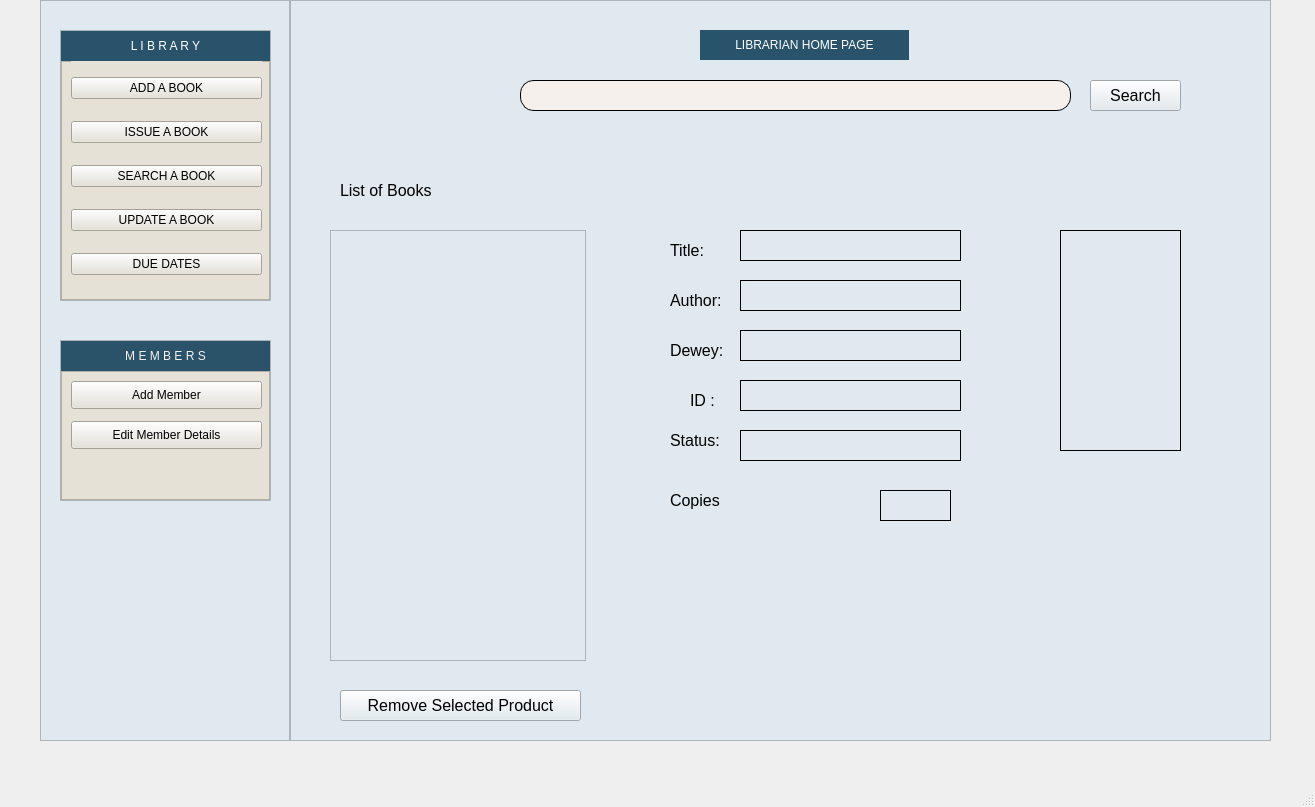
<?xml version="1.0" encoding="UTF-8"?>
<ui version="4.0">
 <class>MainWindow</class>
 <widget class="QMainWindow" name="MainWindow">
  <property name="geometry">
   <rect>
    <x>0</x>
    <y>0</y>
    <width>1315</width>
    <height>807</height>
   </rect>
  </property>
  <property name="windowTitle">
   <string>MainWindow</string>
  </property>
  <widget class="QWidget" name="centralwidget">
   <widget class="QFrame" name="SideBarFrmae">
    <property name="geometry">
     <rect>
      <x>40</x>
      <y>0</y>
      <width>250</width>
      <height>741</height>
     </rect>
    </property>
    <property name="maximumSize">
     <size>
      <width>250</width>
      <height>16777215</height>
     </size>
    </property>
    <property name="styleSheet">
     <string notr="true">background-color: rgb(223, 233, 239);</string>
    </property>
    <property name="frameShape">
     <enum>QFrame::StyledPanel</enum>
    </property>
    <property name="frameShadow">
     <enum>QFrame::Plain</enum>
    </property>
    <widget class="QFrame" name="MemberFrame">
     <property name="geometry">
      <rect>
       <x>20</x>
       <y>340</y>
       <width>211</width>
       <height>161</height>
      </rect>
     </property>
     <property name="frameShape">
      <enum>QFrame::StyledPanel</enum>
     </property>
     <property name="frameShadow">
      <enum>QFrame::Plain</enum>
     </property>
     <layout class="QVBoxLayout" name="verticalLayout">
      <property name="spacing">
       <number>0</number>
      </property>
      <property name="leftMargin">
       <number>0</number>
      </property>
      <property name="topMargin">
       <number>0</number>
      </property>
      <property name="rightMargin">
       <number>0</number>
      </property>
      <property name="bottomMargin">
       <number>0</number>
      </property>
      <item>
       <widget class="QLabel" name="LibrarianHomeTitle">
        <property name="maximumSize">
         <size>
          <width>16777215</width>
          <height>30</height>
         </size>
        </property>
        <property name="styleSheet">
         <string notr="true">color: rgb(246, 240, 237);
font: 75 9pt &quot;Yu Gothic UI&quot;;
background-color: rgb(42, 83, 106);</string>
        </property>
        <property name="text">
         <string>M E M B E R S</string>
        </property>
        <property name="alignment">
         <set>Qt::AlignCenter</set>
        </property>
       </widget>
      </item>
      <item>
       <widget class="QFrame" name="MemberBackground">
        <property name="styleSheet">
         <string notr="true">background: white;
background-color: rgb(229, 225, 214);</string>
        </property>
        <property name="frameShape">
         <enum>QFrame::StyledPanel</enum>
        </property>
        <property name="frameShadow">
         <enum>QFrame::Raised</enum>
        </property>
        <widget class="QPushButton" name="pushButton_9">
         <property name="geometry">
          <rect>
           <x>10</x>
           <y>10</y>
           <width>191</width>
           <height>28</height>
          </rect>
         </property>
         <property name="styleSheet">
          <string notr="true">font: 9pt &quot;Yu Gothic UI&quot;;
color: rgb(0, 0, 0);</string>
         </property>
         <property name="text">
          <string>Add Member</string>
         </property>
        </widget>
        <widget class="QPushButton" name="pushButton_10">
         <property name="geometry">
          <rect>
           <x>10</x>
           <y>50</y>
           <width>191</width>
           <height>28</height>
          </rect>
         </property>
         <property name="styleSheet">
          <string notr="true">font: 9pt &quot;Yu Gothic UI&quot;;
color: rgb(0, 0, 0);</string>
         </property>
         <property name="text">
          <string>Edit Member Details</string>
         </property>
        </widget>
       </widget>
      </item>
     </layout>
    </widget>
    <widget class="QFrame" name="LibraryFrame">
     <property name="geometry">
      <rect>
       <x>20</x>
       <y>30</y>
       <width>211</width>
       <height>271</height>
      </rect>
     </property>
     <property name="frameShape">
      <enum>QFrame::StyledPanel</enum>
     </property>
     <property name="frameShadow">
      <enum>QFrame::Plain</enum>
     </property>
     <layout class="QVBoxLayout" name="verticalLayout_2">
      <property name="spacing">
       <number>0</number>
      </property>
      <property name="leftMargin">
       <number>0</number>
      </property>
      <property name="topMargin">
       <number>0</number>
      </property>
      <property name="rightMargin">
       <number>0</number>
      </property>
      <property name="bottomMargin">
       <number>0</number>
      </property>
      <item>
       <widget class="QLabel" name="LibraryHeading">
        <property name="maximumSize">
         <size>
          <width>16777215</width>
          <height>30</height>
         </size>
        </property>
        <property name="styleSheet">
         <string notr="true">background: rgba(40, 83, 107, 1);
font: 75 9pt &quot;Yu Gothic UI&quot;;
color: white;</string>
        </property>
        <property name="text">
         <string>L I B R A R Y</string>
        </property>
        <property name="alignment">
         <set>Qt::AlignCenter</set>
        </property>
       </widget>
      </item>
      <item>
       <widget class="QFrame" name="LibraryBackground">
        <property name="styleSheet">
         <string notr="true">background-color: rgb(255, 255, 255);
background-color: rgb(229, 225, 214);</string>
        </property>
        <property name="frameShape">
         <enum>QFrame::StyledPanel</enum>
        </property>
        <property name="frameShadow">
         <enum>QFrame::Raised</enum>
        </property>
        <widget class="QWidget" name="layoutWidget">
         <property name="geometry">
          <rect>
           <x>10</x>
           <y>0</y>
           <width>191</width>
           <height>231</height>
          </rect>
         </property>
         <layout class="QVBoxLayout" name="verticalLayout_3">
          <item>
           <widget class="QPushButton" name="btnAddBook">
            <property name="text">
             <string>ADD A BOOK</string>
            </property>
           </widget>
          </item>
          <item>
           <widget class="QPushButton" name="pushButton_13">
            <property name="styleSheet">
             <string notr="true">font: 9pt &quot;Yu Gothic UI&quot;;
color: rgb(0, 0, 0);</string>
            </property>
            <property name="text">
             <string>ISSUE A BOOK</string>
            </property>
           </widget>
          </item>
          <item>
           <widget class="QPushButton" name="pushButton_14">
            <property name="styleSheet">
             <string notr="true">font: 9pt &quot;Yu Gothic UI&quot;;
color: rgb(0, 0, 0);
</string>
            </property>
            <property name="text">
             <string>SEARCH A BOOK</string>
            </property>
           </widget>
          </item>
          <item>
           <widget class="QPushButton" name="pushButton_16">
            <property name="styleSheet">
             <string notr="true">font: 9pt &quot;Yu Gothic UI&quot;;
color: rgb(0, 0, 0);
</string>
            </property>
            <property name="text">
             <string>UPDATE A BOOK</string>
            </property>
           </widget>
          </item>
          <item>
           <widget class="QPushButton" name="pushButton_15">
            <property name="styleSheet">
             <string notr="true">font: 9pt &quot;Yu Gothic UI&quot;;
color: rgb(0, 0, 0);
</string>
            </property>
            <property name="text">
             <string>DUE DATES</string>
            </property>
           </widget>
          </item>
         </layout>
        </widget>
       </widget>
      </item>
     </layout>
    </widget>
   </widget>
   <widget class="QFrame" name="frame">
    <property name="geometry">
     <rect>
      <x>290</x>
      <y>0</y>
      <width>981</width>
      <height>741</height>
     </rect>
    </property>
    <property name="styleSheet">
     <string notr="true">background-color: rgb(223, 233, 239);</string>
    </property>
    <property name="frameShape">
     <enum>QFrame::StyledPanel</enum>
    </property>
    <property name="frameShadow">
     <enum>QFrame::Plain</enum>
    </property>
    <widget class="QLabel" name="LibrarianAdminHeading">
     <property name="geometry">
      <rect>
       <x>410</x>
       <y>30</y>
       <width>209</width>
       <height>30</height>
      </rect>
     </property>
     <property name="maximumSize">
      <size>
       <width>16777215</width>
       <height>30</height>
      </size>
     </property>
     <property name="styleSheet">
      <string notr="true">background: rgba(40, 83, 107, 1);
font: 75 9pt &quot;Yu Gothic UI&quot;;
color: white;</string>
     </property>
     <property name="text">
      <string>LIBRARIAN HOME PAGE</string>
     </property>
     <property name="alignment">
      <set>Qt::AlignCenter</set>
     </property>
    </widget>
    <widget class="QListWidget" name="listBooks">
     <property name="geometry">
      <rect>
       <x>40</x>
       <y>230</y>
       <width>256</width>
       <height>431</height>
      </rect>
     </property>
    </widget>
    <widget class="QFrame" name="searchFrame">
     <property name="geometry">
      <rect>
       <x>230</x>
       <y>80</y>
       <width>551</width>
       <height>31</height>
      </rect>
     </property>
     <property name="styleSheet">
      <string notr="true">border: 1px solid #000000;
border-radius: 14px;
background-color: rgb(246, 240, 237);</string>
     </property>
     <property name="frameShape">
      <enum>QFrame::StyledPanel</enum>
     </property>
     <property name="frameShadow">
      <enum>QFrame::Plain</enum>
     </property>
    </widget>
    <widget class="QPushButton" name="pushButton">
     <property name="geometry">
      <rect>
       <x>800</x>
       <y>80</y>
       <width>91</width>
       <height>31</height>
      </rect>
     </property>
     <property name="font">
      <font>
       <pointsize>12</pointsize>
      </font>
     </property>
     <property name="text">
      <string>Search</string>
     </property>
    </widget>
    <widget class="QPushButton" name="btnRemove">
     <property name="geometry">
      <rect>
       <x>50</x>
       <y>690</y>
       <width>241</width>
       <height>31</height>
      </rect>
     </property>
     <property name="font">
      <font>
       <pointsize>12</pointsize>
      </font>
     </property>
     <property name="text">
      <string>Remove Selected Product</string>
     </property>
    </widget>
    <widget class="QLabel" name="lblStatus">
     <property name="geometry">
      <rect>
       <x>450</x>
       <y>430</y>
       <width>221</width>
       <height>31</height>
      </rect>
     </property>
     <property name="font">
      <font>
       <pointsize>12</pointsize>
      </font>
     </property>
     <property name="frameShape">
      <enum>QFrame::Panel</enum>
     </property>
     <property name="text">
      <string/>
     </property>
    </widget>
    <widget class="QLabel" name="label">
     <property name="geometry">
      <rect>
       <x>380</x>
       <y>240</y>
       <width>51</width>
       <height>21</height>
      </rect>
     </property>
     <property name="font">
      <font>
       <pointsize>12</pointsize>
      </font>
     </property>
     <property name="text">
      <string>Title:</string>
     </property>
    </widget>
    <widget class="QLabel" name="lbl_ID">
     <property name="geometry">
      <rect>
       <x>450</x>
       <y>380</y>
       <width>221</width>
       <height>31</height>
      </rect>
     </property>
     <property name="font">
      <font>
       <pointsize>12</pointsize>
      </font>
     </property>
     <property name="frameShape">
      <enum>QFrame::Panel</enum>
     </property>
     <property name="text">
      <string/>
     </property>
    </widget>
    <widget class="QLabel" name="label_3">
     <property name="geometry">
      <rect>
       <x>380</x>
       <y>290</y>
       <width>61</width>
       <height>21</height>
      </rect>
     </property>
     <property name="font">
      <font>
       <pointsize>12</pointsize>
      </font>
     </property>
     <property name="text">
      <string>Author:</string>
     </property>
    </widget>
    <widget class="QLabel" name="label_7">
     <property name="geometry">
      <rect>
       <x>380</x>
       <y>430</y>
       <width>61</width>
       <height>21</height>
      </rect>
     </property>
     <property name="font">
      <font>
       <pointsize>12</pointsize>
      </font>
     </property>
     <property name="text">
      <string>Status:</string>
     </property>
    </widget>
    <widget class="QLabel" name="label_6">
     <property name="geometry">
      <rect>
       <x>400</x>
       <y>390</y>
       <width>41</width>
       <height>21</height>
      </rect>
     </property>
     <property name="font">
      <font>
       <pointsize>12</pointsize>
      </font>
     </property>
     <property name="text">
      <string>ID :</string>
     </property>
    </widget>
    <widget class="QLabel" name="lblDewey">
     <property name="geometry">
      <rect>
       <x>450</x>
       <y>330</y>
       <width>221</width>
       <height>31</height>
      </rect>
     </property>
     <property name="font">
      <font>
       <pointsize>12</pointsize>
      </font>
     </property>
     <property name="frameShape">
      <enum>QFrame::Panel</enum>
     </property>
     <property name="text">
      <string/>
     </property>
    </widget>
    <widget class="QLabel" name="lblAuthor">
     <property name="geometry">
      <rect>
       <x>450</x>
       <y>280</y>
       <width>221</width>
       <height>31</height>
      </rect>
     </property>
     <property name="font">
      <font>
       <pointsize>12</pointsize>
      </font>
     </property>
     <property name="frameShape">
      <enum>QFrame::Panel</enum>
     </property>
     <property name="text">
      <string/>
     </property>
    </widget>
    <widget class="QLabel" name="label_5">
     <property name="geometry">
      <rect>
       <x>380</x>
       <y>340</y>
       <width>61</width>
       <height>21</height>
      </rect>
     </property>
     <property name="font">
      <font>
       <pointsize>12</pointsize>
      </font>
     </property>
     <property name="text">
      <string>Dewey:</string>
     </property>
    </widget>
    <widget class="QLabel" name="lblProductName">
     <property name="geometry">
      <rect>
       <x>450</x>
       <y>230</y>
       <width>221</width>
       <height>31</height>
      </rect>
     </property>
     <property name="font">
      <font>
       <pointsize>12</pointsize>
      </font>
     </property>
     <property name="frameShape">
      <enum>QFrame::Panel</enum>
     </property>
     <property name="text">
      <string/>
     </property>
    </widget>
    <widget class="QLabel" name="lblImage">
     <property name="geometry">
      <rect>
       <x>770</x>
       <y>230</y>
       <width>121</width>
       <height>221</height>
      </rect>
     </property>
     <property name="frameShape">
      <enum>QFrame::Panel</enum>
     </property>
     <property name="text">
      <string/>
     </property>
    </widget>
    <widget class="QLabel" name="label_2">
     <property name="geometry">
      <rect>
       <x>380</x>
       <y>490</y>
       <width>51</width>
       <height>21</height>
      </rect>
     </property>
     <property name="font">
      <font>
       <pointsize>12</pointsize>
      </font>
     </property>
     <property name="text">
      <string>Copies:</string>
     </property>
    </widget>
    <widget class="QLabel" name="lblQuantity">
     <property name="geometry">
      <rect>
       <x>590</x>
       <y>490</y>
       <width>71</width>
       <height>31</height>
      </rect>
     </property>
     <property name="font">
      <font>
       <pointsize>12</pointsize>
      </font>
     </property>
     <property name="frameShape">
      <enum>QFrame::Panel</enum>
     </property>
     <property name="text">
      <string/>
     </property>
    </widget>
    <widget class="QLabel" name="label_8">
     <property name="geometry">
      <rect>
       <x>50</x>
       <y>180</y>
       <width>111</width>
       <height>21</height>
      </rect>
     </property>
     <property name="font">
      <font>
       <family>Yu Gothic UI</family>
       <pointsize>12</pointsize>
       <weight>50</weight>
       <italic>false</italic>
       <bold>false</bold>
      </font>
     </property>
     <property name="styleSheet">
      <string notr="true">font: 12pt &quot;Yu Gothic UI&quot;;</string>
     </property>
     <property name="text">
      <string>List of Books</string>
     </property>
    </widget>
   </widget>
   <widget class="QLabel" name="label_4">
    <property name="geometry">
     <rect>
      <x>1020</x>
      <y>430</y>
      <width>51</width>
      <height>21</height>
     </rect>
    </property>
    <property name="font">
     <font>
      <pointsize>12</pointsize>
     </font>
    </property>
    <property name="text">
     <string/>
    </property>
   </widget>
  </widget>
  <widget class="QMenuBar" name="menubar">
   <property name="geometry">
    <rect>
     <x>0</x>
     <y>0</y>
     <width>1315</width>
     <height>21</height>
    </rect>
   </property>
  </widget>
  <widget class="QStatusBar" name="statusbar"/>
 </widget>
 <resources/>
 <connections/>
</ui>
